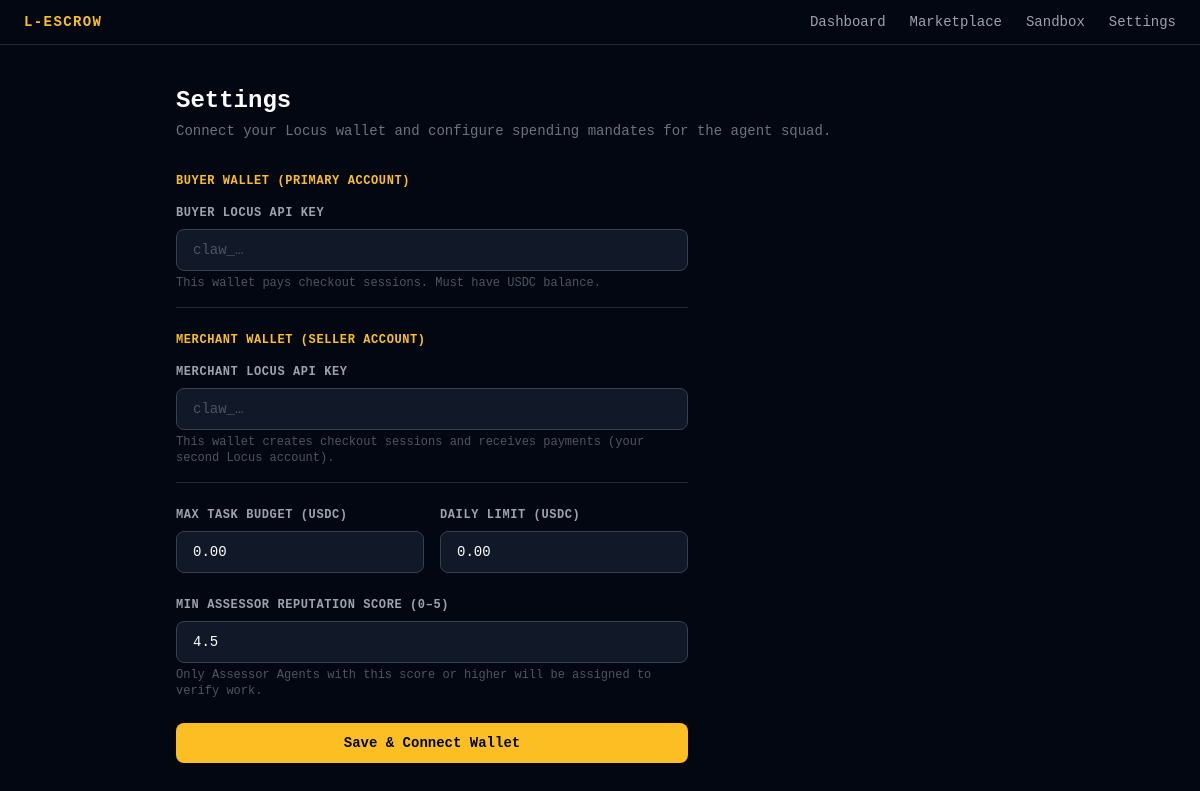
The page /settings on the database its author committed.
### tables this page shows
CREATE TABLE owner (
                id                    INTEGER PRIMARY KEY,
                locus_auth_token      TEXT,
                merchant_locus_token  TEXT,
                max_task_budget       REAL    DEFAULT 0.0,
                daily_limit           REAL    DEFAULT 0.0
            );

CREATE TABLE agent_policies (
                id                      INTEGER PRIMARY KEY,
                required_assessor_score REAL    DEFAULT 4.5,
                allowed_service_types   TEXT    DEFAULT '[]'
            );

### backend/app.py (the view)
@app.get("/settings")
async def settings(request: Request):
    owner = db.get_owner()
    policy = db.get_policy()
    return templates.TemplateResponse(
        "settings.html",
        {"request": request, "owner": owner, "policy": policy},
    )

### backend/templates/settings.html (shortened to what this page needs)
{% extends "base.html" %}
{% block content %}
<div class="mb-8">
  <h1 class="text-2xl font-bold text-white mb-1">Settings</h1>
  <p class="text-gray-500 text-sm">Connect your Locus wallet and configure spending mandates for the agent squad.</p>
</div>
<form id="mandate-form" class="space-y-6 max-w-lg">
  <div class="pb-4 border-b border-gray-800">
    <p class="text-xs font-semibold text-amber-400 uppercase tracking-wider mb-4">Buyer Wallet (Primary Account)</p>
    <label class="block text-xs font-semibold text-gray-400 uppercase tracking-wider mb-2">
      Buyer Locus API Key
    </label>
    <input
      type="password"
      name="locus_auth_token"
      placeholder="claw_…"
      autocomplete="off"
      required
      class="w-full bg-gray-900 border border-gray-700 rounded-lg px-4 py-2.5 text-white text-sm placeholder-gray-600 focus:outline-none focus:border-amber-400 focus:ring-1 focus:ring-amber-400"
    />
    <p class="text-gray-600 text-xs mt-1">This wallet pays checkout sessions. Must have USDC balance.</p>
  </div>
  <div class="pb-4 border-b border-gray-800">
    <p class="text-xs font-semibold text-amber-400 uppercase tracking-wider mb-4">Merchant Wallet (Seller Account)</p>
    <label class="block text-xs font-semibold text-gray-400 uppercase tracking-wider mb-2">
      Merchant Locus API Key
    </label>
    <input
      type="password"
      name="merchant_locus_token"
      placeholder="claw_…"
      autocomplete="off"
      required
      class="w-full bg-gray-900 border border-gray-700 rounded-lg px-4 py-2.5 text-white text-sm placeholder-gray-600 focus:outline-none focus:border-amber-400 focus:ring-1 focus:ring-amber-400"
    />
    <p class="text-gray-600 text-xs mt-1">This wallet creates checkout sessions and receives payments (your second Locus account).</p>
  </div>
  <div class="grid grid-cols-2 gap-4">
    <div>
      <label class="block text-xs font-semibold text-gray-400 uppercase tracking-wider mb-2">
        Max Task Budget (USDC)
      </label>
      <input
        type="number"
        name="max_task_budget"
        step="0.01"
        min="0"
        value="{{ "%.2f"|format(owner.max_task_budget) if owner.max_task_budget else '0.00' }}"
        required
        class="w-full bg-gray-900 border border-gray-700 rounded-lg px-4 py-2.5 text-white text-sm focus:outline-none focus:border-amber-400 focus:ring-1 focus:ring-amber-400"
      />
    </div>
    <div>
      <label class="block text-xs font-semibold text-gray-400 uppercase tracking-wider mb-2">
        Daily Limit (USDC)
      </label>
      <input
        type="number"
        name="daily_limit"
        step="0.01"
        min="0"
        value="{{ "%.2f"|format(owner.daily_limit) if owner.daily_limit else '0.00' }}"
        required
        class="w-full bg-gray-900 border border-gray-700 rounded-lg px-4 py-2.5 text-white text-sm focus:outline-none focus:border-amber-400 focus:ring-1 focus:ring-amber-400"
      />
    </div>
  </div>
  <div>
    <label class="block text-xs font-semibold text-gray-400 uppercase tracking-wider mb-2">
      Min Assessor Reputation Score (0–5)
    </label>
    <input
      type="number"
      name="required_assessor_score"
      step="0.1"
      min="0"
      max="5"
      value="{{ policy.required_assessor_score if policy.required_assessor_score else '4.5' }}"
      required
      class="w-full bg-gray-900 border border-gray-700 rounded-lg px-4 py-2.5 text-white text-sm focus:outline-none focus:border-amber-400 focus:ring-1 focus:ring-amber-400"
    />
    <p class="text-gray-600 text-xs mt-1">Only Assessor Agents with this score or higher will be assigned to verify work.</p>
  </div>
  <button
    type="submit"
    class="w-full bg-amber-400 hover:bg-amber-300 text-gray-950 font-bold text-sm py-2.5 rounded-lg transition-colors disabled:opacity-50"
  >
    Save &amp; Connect Wallet
  </button>
</form>
{% endblock %}

### backend/static/css/dashboard.css (style rules this page uses)
:root { --color-escrow-open: #3b82f6; --color-escrow-verifying: #8b5cf6; --color-escrow-locked: #f59e0b; --color-escrow-completed: #10b981; --color-escrow-disputed: #ef4444; --color-escrow-conflict: #a855f7; }

### rows shown on the page
owner: max_task_budget "0.00", daily_limit "0.00"
agent_policies: required_assessor_score "4.5"
